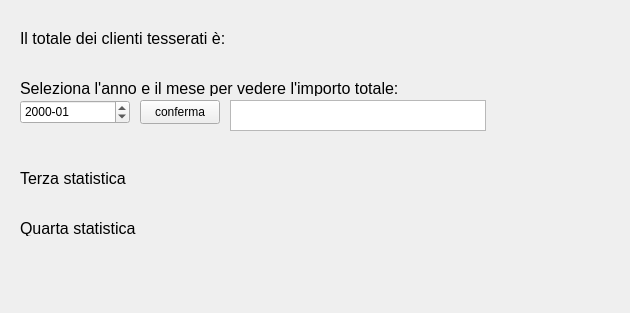
<?xml version="1.0" encoding="UTF-8"?>
<ui version="4.0">
 <class>Statistiche</class>
 <widget class="QWidget" name="Statistiche">
  <property name="geometry">
   <rect>
    <x>0</x>
    <y>0</y>
    <width>630</width>
    <height>313</height>
   </rect>
  </property>
  <property name="windowTitle">
   <string>Statistiche generali</string>
  </property>
  <widget class="QLabel" name="l_prima">
   <property name="geometry">
    <rect>
     <x>20</x>
     <y>30</y>
     <width>651</width>
     <height>16</height>
    </rect>
   </property>
   <property name="font">
    <font>
     <pointsize>12</pointsize>
    </font>
   </property>
   <property name="text">
    <string>Il totale dei clienti tesserati è:</string>
   </property>
  </widget>
  <widget class="QLabel" name="label">
   <property name="geometry">
    <rect>
     <x>20</x>
     <y>80</y>
     <width>721</width>
     <height>16</height>
    </rect>
   </property>
   <property name="font">
    <font>
     <pointsize>12</pointsize>
    </font>
   </property>
   <property name="text">
    <string>Seleziona l'anno e il mese per vedere l'importo totale:</string>
   </property>
  </widget>
  <widget class="QDateEdit" name="line_data">
   <property name="geometry">
    <rect>
     <x>20</x>
     <y>100</y>
     <width>110</width>
     <height>24</height>
    </rect>
   </property>
   <property name="displayFormat">
    <string>yyyy-MM</string>
   </property>
  </widget>
  <widget class="QListView" name="lista_importo">
   <property name="geometry">
    <rect>
     <x>230</x>
     <y>100</y>
     <width>256</width>
     <height>31</height>
    </rect>
   </property>
  </widget>
  <widget class="QLabel" name="l_terza">
   <property name="geometry">
    <rect>
     <x>20</x>
     <y>170</y>
     <width>541</width>
     <height>16</height>
    </rect>
   </property>
   <property name="font">
    <font>
     <pointsize>12</pointsize>
    </font>
   </property>
   <property name="text">
    <string>Terza statistica</string>
   </property>
  </widget>
  <widget class="QPushButton" name="btn_conferma">
   <property name="geometry">
    <rect>
     <x>140</x>
     <y>100</y>
     <width>80</width>
     <height>24</height>
    </rect>
   </property>
   <property name="text">
    <string>conferma</string>
   </property>
  </widget>
  <widget class="QLabel" name="l_quarta">
   <property name="geometry">
    <rect>
     <x>20</x>
     <y>220</y>
     <width>541</width>
     <height>16</height>
    </rect>
   </property>
   <property name="font">
    <font>
     <pointsize>12</pointsize>
    </font>
   </property>
   <property name="text">
    <string>Quarta statistica</string>
   </property>
  </widget>
 </widget>
 <resources/>
 <connections/>
</ui>
